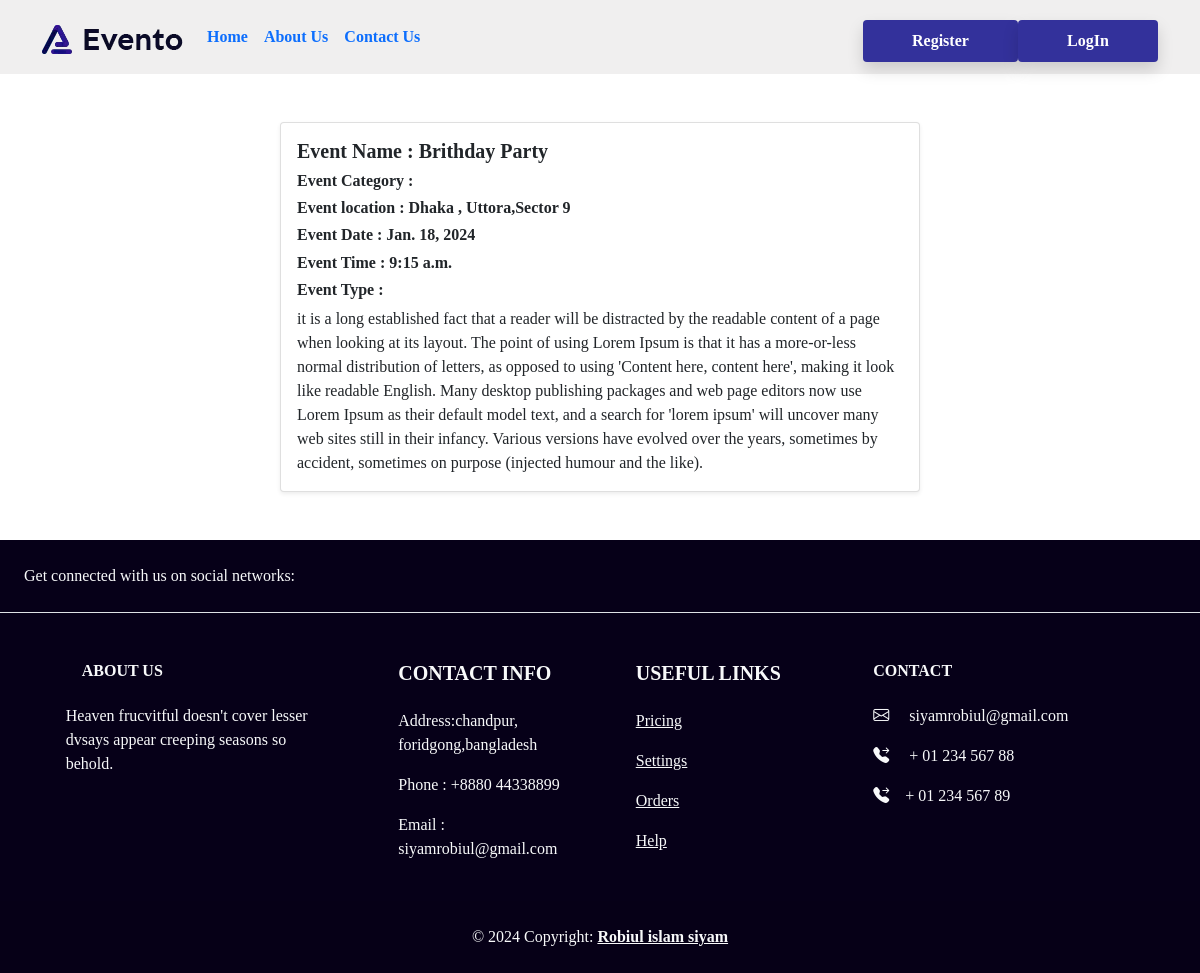
The app's page /details/15/ with its own data.
### Event_creation/models.py (models this page shows, shortened)
class Event_creation_model(models.Model):
    event_category = models.ForeignKey(
        Event_category, blank=True, null=True, on_delete=models.CASCADE, default=None
    )
    user = models.ForeignKey(User, blank=True,on_delete=models.CASCADE,null=True)
    count = models.IntegerField(default=0)
    event_name = models.CharField(max_length=250)
    date = models.DateField()
    time = models.TimeField()
    location = models.CharField(max_length=50)
    description = models.TextField()
    event_type = models.CharField(
        max_length=50, choices=EVENT_TYPE_CHOICES, default="Pablic"
    )

### core/views.py (the view)
# urls.py: path('details/<int:pk>/' , views.UserDetailsView.as_view(),name='details'),
class UserDetailsView(DetailView):
    pk_url_kwarg = "pk"
    template_name = "details.html"
    model = Event_creation_model

### core/templates/details.html (shortened to what this page needs)
{% extends 'base.html'%}
{% block content %}
<div class="container mt-5 mb-5 d-flex gap-1 justify-content-center aling-items-center flex-wrap">
    <div class="card shadow-sm" style="width: 40rem">
        <div class="card-body">
          <h5 class="card-title fw-bold">Event Name : {{object.event_name}}</h5>
          <h6 class="card-title  fw-bold">Event Category  : <span class="text-primary">{{i.event_category}}</h6>
          <h6 class="card-title fw-bold">Event location  : {{object.location}}</h6>
          <h6 class="card-title fw-bold">Event Date  : {{object.date}}</h6>
          <h6 class="card-title fw-bold">Event Time  : {{object.time}}</h6>
          <h6 class="card-title fw-bold">Event Type  : </h6>
          <p class="card-text">{{object.description}}</p>
        </div>
    </div>
  </div>
{% endblock %}

### core/static/style.css (style rules this page uses)
body { background-color:white !important; font-family:'Times New Roman', Times, serif !important; }

### records on screen
Event_creation_model: event_name "Brithday Party", location "Dhaka , Uttora,Sector 9", date "Jan. 18, 2024", time "9:15 a.m.", description "it is a long established fact that a reader will be distracted by the readable content of a page when looking at its layout. The point of using Lorem Ipsum is that it has a more-or-less normal distribution of letters, as opposed to using 'Content here, content here', making it look like readable English. Many desktop publishing packages and web page editors now use Lorem Ipsum as their default model text, and a search for 'lorem ipsum' will uncover many web sites still in their infancy. Various versions have evolved over the years, sometimes by accident, sometimes on purpose (injected humour and the like)."
